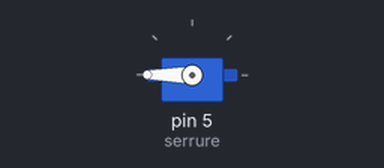
Bench run of a sketch on a simulated Arduino Uno, built with avr-gcc and run on an emulated ATmega328P. Parts: servo.

Above: at 0.1 s.
At 2.1 s:
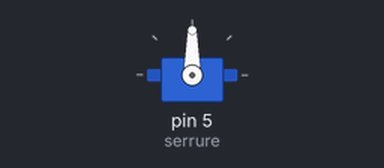
Timing chart, 0 to 3.6 s (numbered marks = the images above):
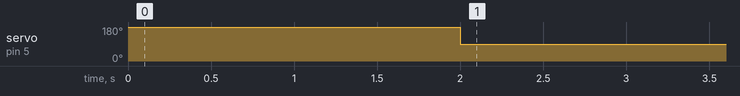

Measured:
- by itself, servo on pin 5 (serrure): 180° → 90° at 2.0 s

The sketch:

moteur.ino
```cpp
#include <Servo.h>


Servo serrure;  // create servo object to control a servo
// twelve servo objects can be created on most boards

int pos = 180;    // variable to store the servo position
int key = 1;
void setup() {
  serrure.attach(5);  // attaches the servo on pin 13 to the servo object
}

void loop() {
  if (key==1) {
    openserrure();
    key = 0;
  }
}

void openserrure(){

  serrure.write(pos);
  delay(2000);
  pos = 90;
  serrure.write(pos);
  delay(2000);
}

//   for (pos = 0; pos <= 180; pos += 1) {
//   serrure.write(pos);
//   delay(15);
//}
```
